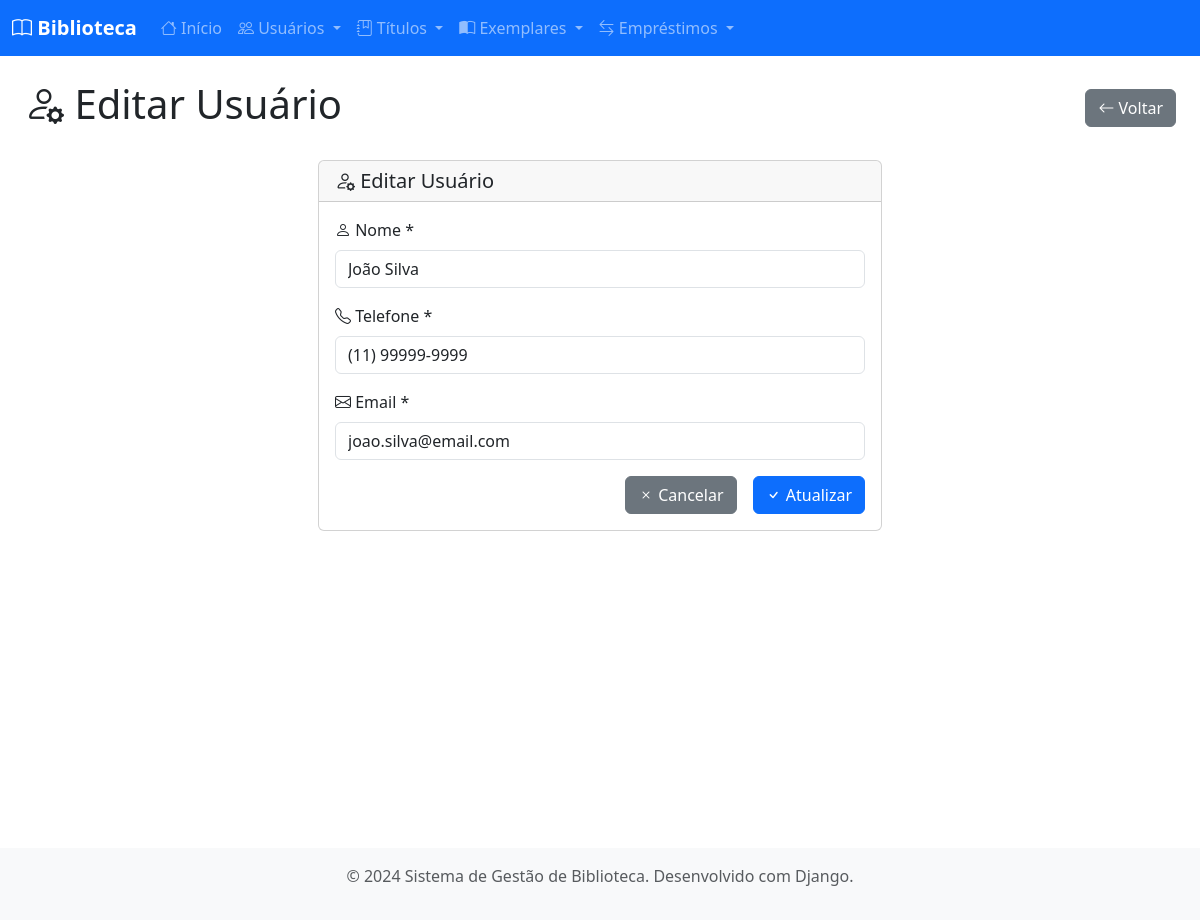
/usuarios/1/editar/, run on the app's committed database.
### biblioteca/models.py (models this page shows, shortened)
class Usuario(models.Model):
    id_usuario = models.AutoField(primary_key=True)
    nome = models.CharField(max_length=200)
    telefone = models.CharField(max_length=20)
    email = models.EmailField(unique=True)
    senha = models.CharField(max_length=128)
    class Meta:
        verbose_name = "Usuário"
        verbose_name_plural = "Usuários"

### biblioteca/views.py (the view)
# urls.py: path('usuarios/<int:pk>/editar/', views.usuario_edit, name='usuario_edit'),
def usuario_edit(request, pk):
    usuario = get_object_or_404(Usuario, pk=pk)
    if request.method == 'POST':
        form = UsuarioEditForm(request.POST, instance=usuario)
        if form.is_valid():
            form.save()
            messages.success(request, 'Usuário atualizado com sucesso!')
            return redirect('usuario_list')
    else:
        form = UsuarioEditForm(instance=usuario)
    return render(request, 'biblioteca/usuario_form.html', {
        'form': form,
        'title': 'Editar Usuário',
        'usuario': usuario
    })

### biblioteca/forms.py
class UsuarioEditForm(forms.ModelForm):
    class Meta:
        model = Usuario
        fields = ['nome', 'telefone', 'email']
        widgets = {
            'nome': forms.TextInput(attrs={'class': 'form-control'}),
            'telefone': forms.TextInput(attrs={'class': 'form-control'}),
            'email': forms.EmailInput(attrs={'class': 'form-control'}),
        }

### biblioteca/templates/biblioteca/usuario_form.html (shortened to what this page needs)
{% extends 'biblioteca/base.html' %}
{% block content %}
<div class="container-fluid">
    <div class="row">
        <div class="col-12">
            <div class="d-flex justify-content-between align-items-center mb-4">
                <h1>
                    <i class="bi bi-person{% if usuario %}-gear{% else %}-plus{% endif %}"></i> {{ title }}
                </h1>
                <a href="{% url 'usuario_list' %}" class="btn btn-secondary">
                    <i class="bi bi-arrow-left"></i> Voltar
                </a>
            </div>
        </div>
    </div>
    <div class="row justify-content-center">
        <div class="col-md-8 col-lg-6">
            <div class="card">
                <div class="card-header">
                    <h5 class="card-title mb-0">
                        {% if usuario %}
                            <i class="bi bi-person-gear"></i> Editar Usuário
                        {% else %}
                            <i class="bi bi-person-plus"></i> Novo Usuário
                        {% endif %}
                    </h5>
                </div>
                <div class="card-body">
                    <form method="post">
                        <div class="mb-3">
                            <label for="{{ form.nome.id_for_label }}" class="form-label">
                                <i class="bi bi-person"></i> Nome *
                            </label>
                            {{ form.nome }}
                        </div>
                        <div class="mb-3">
                            <label for="{{ form.telefone.id_for_label }}" class="form-label">
                                <i class="bi bi-telephone"></i> Telefone *
                            </label>
                            {{ form.telefone }}
                        </div>
                        <div class="mb-3">
                            <label for="{{ form.email.id_for_label }}" class="form-label">
                                <i class="bi bi-envelope"></i> Email *
                            </label>
                            {{ form.email }}
                        </div>
                        <div class="d-grid gap-2 d-md-flex justify-content-md-end">
                            <a href="{% url 'usuario_list' %}" class="btn btn-secondary me-md-2">
                                <i class="bi bi-x"></i> Cancelar
                            </a>
                            <button type="submit" class="btn btn-primary">
                                <i class="bi bi-check"></i>
                                {% if usuario %}Atualizar{% else %}Cadastrar{% endif %}
                            </button>
                        </div>
                    </form>
                </div>
            </div>
        </div>
    </div>
</div>
{% endblock %}

### data on the page
Usuario: nome "João Silva", telefone "(11) 99999-9999", email "joao.silva@email.com"

### other printed values
{{ title }} "Editar Usuário"
